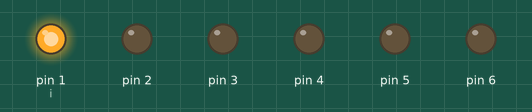
The sketch below on a simulated Arduino Uno, built with avr-gcc and run on an emulated ATmega328P. Shown: output pins drawn as LEDs (lit = HIGH).

Above: at 0.1 s.
At 0.5 s:
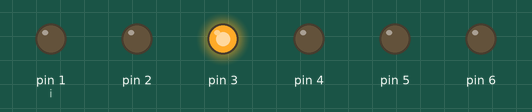
At 0.9 s:
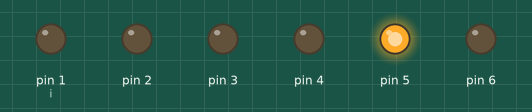
At 1.1 s:
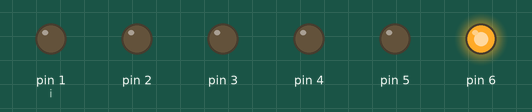
At 1.9 s:
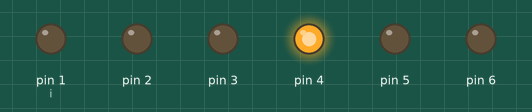
At 2.7 s:
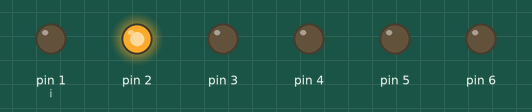
Timing chart, 0 to 3.0 s (numbered marks = the images above):
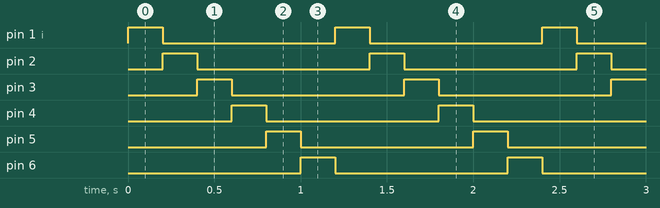

Measured:
- by itself, pin 1 (i), pin 2–6: alternates HIGH for 0.20 s and LOW for 1.0 s
- by itself, everything shown: repeats every 1.2 s, in 6 steps

The sketch:

nr.ino
```cpp
void setup() {
    pinMode(1, OUTPUT);
    pinMode(2, OUTPUT);
    pinMode(3, OUTPUT);
    pinMode(4, OUTPUT);
    pinMode(5, OUTPUT);
    pinMode(6, OUTPUT);
}

void loop() {
    int time = 200;
    int i = 1;
    int r = 5;
    for (i;i < 7;i++){
        digitalWrite(i,HIGH);
        delay(time);
        digitalWrite(i,LOW);
    }
    for (r;r < 1;r--){
        digitalWrite(i,HIGH);
        delay(time);
        digitalWrite(i,LOW);
    }
}
```
